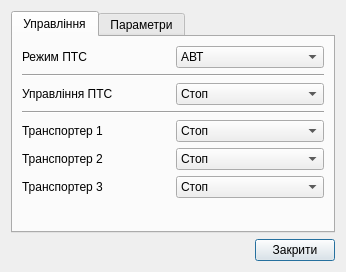
<?xml version="1.0" encoding="UTF-8"?>
<ui version="4.0">
 <class>DlgPtsCtrl</class>
 <widget class="QDialog" name="DlgPtsCtrl">
  <property name="geometry">
   <rect>
    <x>0</x>
    <y>0</y>
    <width>346</width>
    <height>272</height>
   </rect>
  </property>
  <property name="windowTitle">
   <string>Управління ПТС</string>
  </property>
  <layout class="QGridLayout" name="gridLayout">
   <item row="1" column="0">
    <spacer name="horizontalSpacer">
     <property name="orientation">
      <enum>Qt::Horizontal</enum>
     </property>
     <property name="sizeHint" stdset="0">
      <size>
       <width>243</width>
       <height>21</height>
      </size>
     </property>
    </spacer>
   </item>
   <item row="1" column="1">
    <widget class="QPushButton" name="bnExit">
     <property name="text">
      <string>Закрити</string>
     </property>
    </widget>
   </item>
   <item row="0" column="0" colspan="2">
    <widget class="QTabWidget" name="tabWidget">
     <property name="currentIndex">
      <number>0</number>
     </property>
     <widget class="QWidget" name="tab">
      <attribute name="title">
       <string>Управління</string>
      </attribute>
      <layout class="QGridLayout" name="gridLayout_2">
       <item row="0" column="0">
        <widget class="QLabel" name="label">
         <property name="text">
          <string>Режим ПТС</string>
         </property>
        </widget>
       </item>
       <item row="0" column="1">
        <widget class="QComboBox" name="man">
         <item>
          <property name="text">
           <string>АВТ</string>
          </property>
         </item>
         <item>
          <property name="text">
           <string>РУЧ</string>
          </property>
         </item>
        </widget>
       </item>
       <item row="2" column="0">
        <widget class="QLabel" name="label_2">
         <property name="text">
          <string>Управління ПТС</string>
         </property>
        </widget>
       </item>
       <item row="2" column="1">
        <widget class="QComboBox" name="trm">
         <item>
          <property name="text">
           <string>Стоп</string>
          </property>
         </item>
         <item>
          <property name="text">
           <string>Пуск</string>
          </property>
         </item>
        </widget>
       </item>
       <item row="4" column="0">
        <widget class="QLabel" name="label_3">
         <property name="text">
          <string>Транспортер 1</string>
         </property>
        </widget>
       </item>
       <item row="4" column="1">
        <widget class="QComboBox" name="Y_run_1">
         <item>
          <property name="text">
           <string>Стоп</string>
          </property>
         </item>
         <item>
          <property name="text">
           <string>Пуск</string>
          </property>
         </item>
        </widget>
       </item>
       <item row="5" column="0">
        <widget class="QLabel" name="label_4">
         <property name="text">
          <string>Транспортер 2</string>
         </property>
        </widget>
       </item>
       <item row="5" column="1">
        <widget class="QComboBox" name="Y_run_2">
         <item>
          <property name="text">
           <string>Стоп</string>
          </property>
         </item>
         <item>
          <property name="text">
           <string>Пуск</string>
          </property>
         </item>
        </widget>
       </item>
       <item row="6" column="0">
        <widget class="QLabel" name="label_5">
         <property name="text">
          <string>Транспортер 3</string>
         </property>
        </widget>
       </item>
       <item row="6" column="1">
        <widget class="QComboBox" name="Y_run_3">
         <item>
          <property name="text">
           <string>Стоп</string>
          </property>
         </item>
         <item>
          <property name="text">
           <string>Пуск</string>
          </property>
         </item>
        </widget>
       </item>
       <item row="7" column="0" colspan="2">
        <spacer name="verticalSpacer">
         <property name="orientation">
          <enum>Qt::Vertical</enum>
         </property>
         <property name="sizeHint" stdset="0">
          <size>
           <width>20</width>
           <height>40</height>
          </size>
         </property>
        </spacer>
       </item>
       <item row="1" column="0" colspan="2">
        <widget class="Line" name="line">
         <property name="orientation">
          <enum>Qt::Horizontal</enum>
         </property>
        </widget>
       </item>
       <item row="3" column="0" colspan="2">
        <widget class="Line" name="line_2">
         <property name="orientation">
          <enum>Qt::Horizontal</enum>
         </property>
        </widget>
       </item>
      </layout>
     </widget>
     <widget class="QWidget" name="tab_2">
      <attribute name="title">
       <string>Параметри</string>
      </attribute>
      <layout class="QGridLayout" name="gridLayout_3">
       <item row="4" column="0" colspan="2">
        <widget class="QCheckBox" name="offCl_1">
         <property name="text">
          <string>Відключити кінцевик тр №1</string>
         </property>
        </widget>
       </item>
       <item row="1" column="1">
        <widget class="QSpinBox" name="Tw_2"/>
       </item>
       <item row="3" column="0" colspan="2">
        <widget class="Line" name="line_3">
         <property name="orientation">
          <enum>Qt::Horizontal</enum>
         </property>
        </widget>
       </item>
       <item row="1" column="0">
        <widget class="QLabel" name="label_7">
         <property name="text">
          <string>Затримка вимикання тр. №2</string>
         </property>
        </widget>
       </item>
       <item row="2" column="0">
        <widget class="QLabel" name="label_8">
         <property name="text">
          <string>Затримка вимикання тр. №3</string>
         </property>
        </widget>
       </item>
       <item row="0" column="1">
        <widget class="QSpinBox" name="Tw_1"/>
       </item>
       <item row="0" column="0">
        <widget class="QLabel" name="label_6">
         <property name="text">
          <string>Затримка вимикання тр. №1</string>
         </property>
        </widget>
       </item>
       <item row="2" column="1">
        <widget class="QSpinBox" name="Tw_3"/>
       </item>
       <item row="7" column="0" colspan="2">
        <spacer name="verticalSpacer_2">
         <property name="orientation">
          <enum>Qt::Vertical</enum>
         </property>
         <property name="sizeHint" stdset="0">
          <size>
           <width>20</width>
           <height>40</height>
          </size>
         </property>
        </spacer>
       </item>
       <item row="5" column="0" colspan="2">
        <widget class="QCheckBox" name="offCl_2">
         <property name="text">
          <string>Відключити кінцевик тр №2</string>
         </property>
        </widget>
       </item>
       <item row="6" column="0" colspan="2">
        <widget class="QCheckBox" name="offCl_3">
         <property name="text">
          <string>Відключити кінцевик тр №3</string>
         </property>
        </widget>
       </item>
      </layout>
     </widget>
    </widget>
   </item>
  </layout>
 </widget>
 <resources/>
 <connections>
  <connection>
   <sender>bnExit</sender>
   <signal>clicked()</signal>
   <receiver>DlgPtsCtrl</receiver>
   <slot>accept()</slot>
   <hints>
    <hint type="sourcelabel">
     <x>297</x>
     <y>229</y>
    </hint>
    <hint type="destinationlabel">
     <x>172</x>
     <y>122</y>
    </hint>
   </hints>
  </connection>
 </connections>
</ui>
